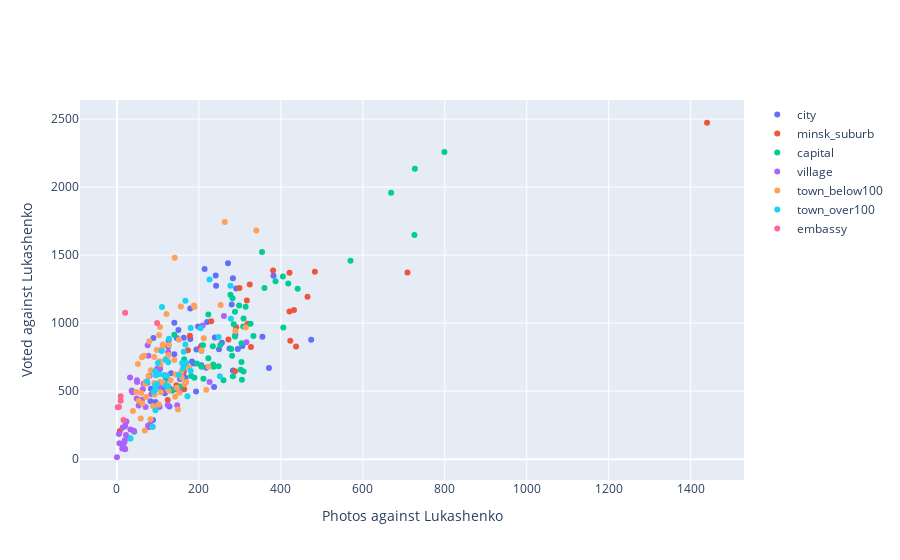

Notebook cell for this chart:
### Code cell
fig = Figure()

for area in areas:
    data = df[df['area'] == area]
    
    X = data['photoVoices'] - data['lukashenko_photoVoices'] 
    Y = sum([data[f'{candidate}_officialVotes'] for candidate in candidates])
    
    fig.add_trace(Scatter(
        x=X, 
        y=Y,
        mode='markers',
        name=area,
        text=data['id'],
    ))

fig.update_xaxes(title='Photos against Lukashenko')
fig.update_yaxes(title='Voted against Lukashenko')
fig.show()
